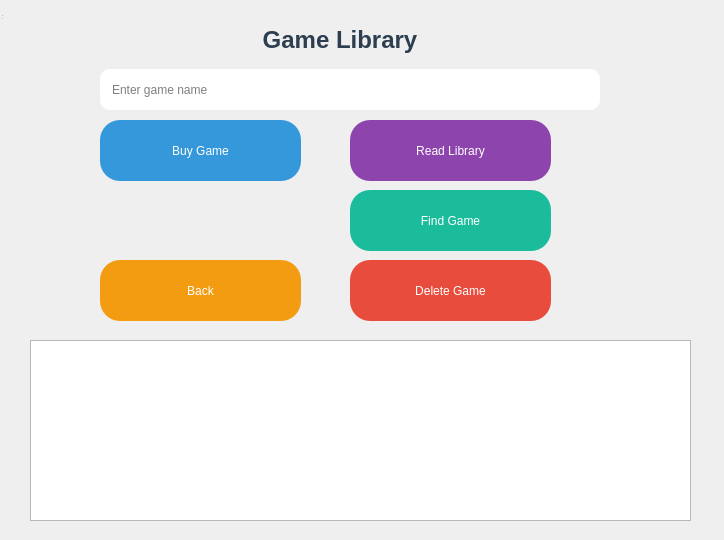
<?xml version="1.0" encoding="UTF-8"?>
<ui version="4.0">
 <class>GamerMenu</class>
 <widget class="QWidget" name="GamerMenu">
  <property name="geometry">
   <rect>
    <x>0</x>
    <y>0</y>
    <width>724</width>
    <height>540</height>
   </rect>
  </property>
  <property name="windowTitle">
   <string>Game Library</string>
  </property>
  <property name="styleSheet">
   <string notr="true"/>
  </property>
  <widget class="QWidget" name="centralwidget" native="true">
   <property name="geometry">
    <rect>
     <x>30</x>
     <y>20</y>
     <width>600</width>
     <height>400</height>
    </rect>
   </property>
   <widget class="QLabel" name="titleLabel">
    <property name="geometry">
     <rect>
      <x>210</x>
      <y>0</y>
      <width>200</width>
      <height>40</height>
     </rect>
    </property>
    <property name="styleSheet">
     <string>
      font-size: 24px;
      font-weight: bold;
      color: #2C3E50;
     </string>
    </property>
    <property name="text">
     <string>Game Library</string>
    </property>
    <property name="alignment">
     <set>Qt::AlignmentFlag::AlignCenter</set>
    </property>
   </widget>
   <widget class="QLineEdit" name="gameNameInput">
    <property name="geometry">
     <rect>
      <x>70</x>
      <y>49</y>
      <width>500</width>
      <height>41</height>
     </rect>
    </property>
    <property name="styleSheet">
     <string notr="true"> QLineEdit {
                    border-radius: 10px;
                    padding: 10px;
                    }</string>
    </property>
    <property name="placeholderText">
     <string>Enter game name</string>
    </property>
   </widget>
   <widget class="QPushButton" name="buyButton">
    <property name="geometry">
     <rect>
      <x>70</x>
      <y>100</y>
      <width>201</width>
      <height>61</height>
     </rect>
    </property>
    <property name="styleSheet">
     <string>
      QPushButton {
          background-color: #3498DB;
          color: white;
          border-radius: 20px;
          padding: 10px;
      }
      QPushButton:hover {
          background-color: #2980B9;
      }
     </string>
    </property>
    <property name="text">
     <string>Buy Game</string>
    </property>
   </widget>
   <widget class="QPushButton" name="findGameButton">
    <property name="geometry">
     <rect>
      <x>320</x>
      <y>170</y>
      <width>201</width>
      <height>61</height>
     </rect>
    </property>
    <property name="styleSheet">
     <string>
      QPushButton {
          background-color: #1ABC9C;
          color: white;
          border-radius: 20px;
          padding: 10px;
      }
      QPushButton:hover {
          background-color: #16A085;
      }
     </string>
    </property>
    <property name="text">
     <string>Find Game</string>
    </property>
   </widget>
   <widget class="QPushButton" name="backButton">
    <property name="geometry">
     <rect>
      <x>70</x>
      <y>240</y>
      <width>201</width>
      <height>61</height>
     </rect>
    </property>
    <property name="styleSheet">
     <string>
      QPushButton {
          background-color: #F39C12;
          color: white;
          border-radius: 20px;
          padding: 10px;
      }
      QPushButton:hover {
          background-color: #E67E22;
      }
     </string>
    </property>
    <property name="text">
     <string>Back</string>
    </property>
   </widget>
   <widget class="QPushButton" name="deleteButton">
    <property name="geometry">
     <rect>
      <x>320</x>
      <y>240</y>
      <width>201</width>
      <height>61</height>
     </rect>
    </property>
    <property name="styleSheet">
     <string>
      QPushButton {
          background-color: #E74C3C;
          color: white;
          border-radius: 20px;
          padding: 10px;
      }
      QPushButton:hover {
          background-color: #C0392B;
      }
     </string>
    </property>
    <property name="text">
     <string>Delete Game</string>
    </property>
   </widget>
   <widget class="QPushButton" name="readLibraryButton">
    <property name="geometry">
     <rect>
      <x>320</x>
      <y>100</y>
      <width>201</width>
      <height>61</height>
     </rect>
    </property>
    <property name="styleSheet">
     <string>
      QPushButton {
          background-color: #8E44AD;
          color: white;
          border-radius: 20px;
          padding: 10px;
      }
      QPushButton:hover {
          background-color: #732D91;
      }
     </string>
    </property>
    <property name="text">
     <string>Read Library</string>
    </property>
   </widget>
  </widget>
  <widget class="QStatusBar" name="statusbar">
   <property name="geometry">
    <rect>
     <x>0</x>
     <y>0</y>
     <width>3</width>
     <height>21</height>
    </rect>
   </property>
  </widget>
  <widget class="QTextEdit" name="outputTextArea">
   <property name="geometry">
    <rect>
     <x>30</x>
     <y>340</y>
     <width>661</width>
     <height>181</height>
    </rect>
   </property>
   <property name="readOnly">
    <bool>true</bool>
   </property>
  </widget>
 </widget>
 <resources/>
 <connections/>
</ui>
